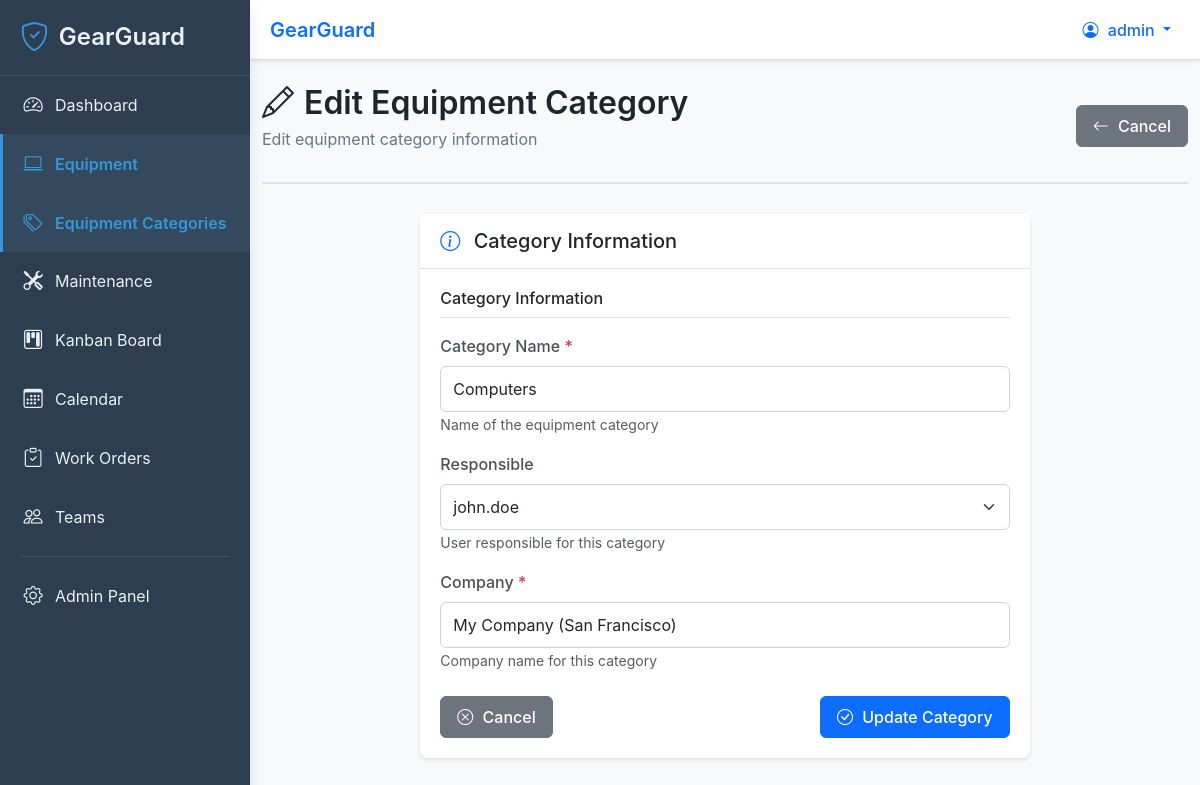
Page /equipment/categories/2/edit/ (signed in) on the committed database.
### equipment/models.py (models this page shows, shortened)
class EquipmentCategory(models.Model):
    name = models.CharField(
        max_length=200,
        unique=True,
        help_text="Category name (e.g., 'Computers', 'Software', 'Monitors')"
    )
    """
    🔍 FIELD EXPLANATION: name
    - CharField = Text field
    - max_length=200 = Maximum 200 characters
    - unique=True = No two categories can have the same name
    - Example: "Computers", "Software", "Monitors", "Vehicles"
    """
    responsible = models.ForeignKey(
        User,
        on_delete=models.SET_NULL,
        null=True,
        blank=True,
        related_name='responsible_categories',
        help_text="User responsible for this equipment category"
    )
    """
    🔍 FIELD EXPLANATION: responsible
    - ForeignKey = Links to User model
    - on_delete=models.SET_NULL = If user is deleted, set to NULL
    - null=True, blank=True = Optional (category might not have a responsible person yet)
    - related_name='responsible_categories' = Access user's categories with: user.responsible_categories.all()
    """
    company = models.CharField(
        max_length=200,
        default='My Company (San Francisco)',
        help_text="Company name for this category"
    )
    """
    🔍 FIELD EXPLANATION: company
    - CharField = Text field
    - max_length=200 = Maximum 200 characters
    - default='My Company (San Francisco)' = Default company name
    - Example: "My Company (San Francisco)", "My Company (New York)"
    """
    created_at = models.DateTimeField(auto_now_add=True)
    updated_at = models.DateTimeField(auto_now=True)
    class Meta:
        ordering = ['name']  # Alphabetical order
        verbose_name = 'Equipment Category'
        verbose_name_plural = 'Equipment Categories'

### equipment/views.py (the view)
# urls.py: path('categories/<int:pk>/edit/', views.category_edit, name='category_edit'),
@login_required
def category_edit(request, pk):
    category = get_object_or_404(EquipmentCategory, pk=pk)
    if request.method == 'POST':
        form = EquipmentCategoryForm(request.POST, instance=category)
        if form.is_valid():
            category = form.save()
            messages.success(request, f'Equipment category "{category.name}" updated successfully!')
            return redirect('equipment:category_list')
        else:
            messages.error(request, 'Please correct the errors below.')
    else:
        form = EquipmentCategoryForm(instance=category)
    context = {
        'form': form,
        'category': category,
        'title': 'Edit Equipment Category',
    }
    return render(request, 'equipment/category_form.html', context)

### templates/equipment/category_form.html (shortened to what this page needs)
{% extends 'base.html' %}
{% load static %}
{% block page_header %}
<div class="page-header">
    <div class="d-flex justify-content-between align-items-center">
        <div>
            <h1 class="page-title">
                <i class="bi bi-{% if category %}pencil{% else %}plus-circle{% endif %}"></i>
                {{ title }}
            </h1>
            <p class="page-subtitle">{% if category %}Edit equipment category information{% else %}Add new equipment category{% endif %}</p>
        </div>
        <a href="{% url 'equipment:category_list' %}"
           class="btn btn-secondary">
            <i class="bi bi-arrow-left"></i>
            Cancel
        </a>
    </div>
</div>
{% endblock %}
{% block content %}
<div class="row justify-content-center">
    <div class="col-md-8">
        <div class="card">
            <div class="card-header">
                <h5 class="mb-0">
                    <i class="bi bi-info-circle"></i>
                    Category Information
                </h5>
            </div>
            <div class="card-body">
                <form method="post" novalidate id="categoryForm">
                    <div class="mb-4">
                        <h6 class="border-bottom pb-2 mb-3">Category Information</h6>
                        <div class="mb-3">
                            <label for="{{ form.name.id_for_label }}" class="form-label">
                                {{ form.name.label }}
                                <span class="text-danger">*</span>
                            </label>
                            {{ form.name }}
                            {% if form.name.help_text %}
                                <small class="form-text text-muted">{{ form.name.help_text }}</small>
                            {% endif %}
                        </div>
                        <div class="mb-3">
                            <label for="{{ form.responsible.id_for_label }}" class="form-label">
                                {{ form.responsible.label }}
                            </label>
                            {{ form.responsible }}
                            {% if form.responsible.help_text %}
                                <small class="form-text text-muted">{{ form.responsible.help_text }}</small>
                            {% endif %}
                        </div>
                        <div class="mb-3">
                            <label for="{{ form.company.id_for_label }}" class="form-label">
                                {{ form.company.label }}
                                <span class="text-danger">*</span>
                            </label>
                            {{ form.company }}
                            {% if form.company.help_text %}
                                <small class="form-text text-muted">{{ form.company.help_text }}</small>
                            {% endif %}
                        </div>
                    </div>
                    <div class="d-flex justify-content-between">
                        <a href="{% url 'equipment:category_list' %}"
                           class="btn btn-secondary">
                            <i class="bi bi-x-circle"></i>
                            Cancel
                        </a>
                        <button type="submit" class="btn btn-primary">
                            <i class="bi bi-check-circle"></i>
                            {% if category %}Update Category{% else %}Create Category{% endif %}
                        </button>
                    </div>
                </form>
            </div>
        </div>
    </div>
</div>
{% endblock %}

### templates/includes/navbar.html (shortened to what this page needs)
<nav class="navbar navbar-expand-lg navbar-light bg-white shadow-sm">
    <div class="container-fluid">
        <span class="navbar-brand mb-0 h1 ms-2">
            {% block page_title %}{% block page_title_content %}GearGuard{% endblock %}{% endblock %}
        </span>
        <div class="ms-auto d-flex align-items-center">
            {% if user.is_authenticated %}
                <div class="dropdown">
                    <button class="btn btn-link text-decoration-none dropdown-toggle" type="button" id="userMenu" data-bs-toggle="dropdown" aria-expanded="false">
                        <i class="bi bi-person-circle"></i>
                        <span class="d-none d-md-inline">{{ user.get_full_name|default:user.username }}</span>
                    </button>
                </div>
            {% else %}
                <a href="{% url 'accounts:login' %}" class="btn btn-primary">
                    <i class="bi bi-box-arrow-in-right"></i> Login
                </a>
            {% endif %}
        </div>
    </div>
</nav>

### static/css/style.css (style rules this page uses)
:root { --primary-color: #0d6efd; --primary-dark: #0a58ca; --primary-light: #6ea8fe; --sidebar-width: 250px; --sidebar-bg: #2c3e50; --sidebar-text: #ecf0f1; --sidebar-hover: #34495e; --sidebar-active: #3498db; --navbar-height: 60px; --content-padding: 20px; --shadow-sm: 0 2px 4px rgba(0,0,0,0.1); --shadow-md: 0 4px 6px rgba(0,0,0,0.1); --shadow-lg: 0 10px 15px rgba(0,0,0,0.1); }
body { font-family: -apple-system, BlinkMacSystemFont, "Segoe UI", Roboto, "Helvetica Neue", Arial, sans-serif; background-color: #f8f9fa; margin: 0; padding: 0; }
.navbar { height: var(--navbar-height); border-bottom: 1px solid #dee2e6; }
.navbar-brand { font-size: 1.25rem; font-weight: 600; color: var(--primary-color); }
.card { border: none; border-radius: 8px; box-shadow: var(--shadow-sm); transition: box-shadow 0.3s ease; margin-bottom: 20px; }
.card-header { background-color: #fff; border-bottom: 1px solid #dee2e6; padding: 15px 20px; font-weight: 600; display: flex; align-items: center; justify-content: space-between; }
.card-header i { margin-right: 8px; color: var(--primary-color); }
.card-body { padding: 20px; }
.btn { border-radius: 6px; padding: 8px 16px; font-weight: 500; transition: all 0.3s ease; }
.btn-primary { background-color: var(--primary-color); border-color: var(--primary-color); }
.btn i { margin-right: 5px; }
.form-label { font-weight: 500; margin-bottom: 8px; color: #495057; }
.form-control, .form-select { border-radius: 6px; border: 1px solid #ced4da; padding: 10px 12px; transition: border-color 0.3s ease; }
.page-header { margin-bottom: 30px; padding-bottom: 15px; border-bottom: 2px solid #dee2e6; }
.page-title { font-size: 2rem; font-weight: 600; color: #212529; margin: 0; display: flex; align-items: center; gap: 10px; }
.page-subtitle { color: #6c757d; margin-top: 5px; }

### rows in the picture
EquipmentCategory: name "Computers", responsible "john.doe", company "My Company (San Francisco)"

### other values in the picture
{{ user.get_full_name|default:user.username }} "admin"
{{ title }} "Edit Equipment Category"
